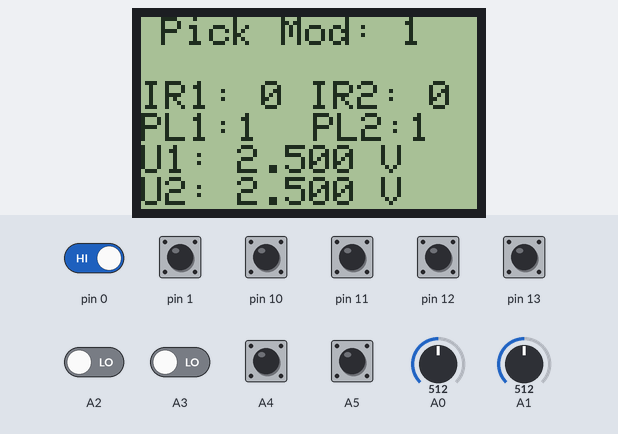
A sketch run on a simulated Arduino Uno, built with avr-gcc and run on an emulated ATmega328P. Parts: 84×48 one-colour display. The test bench sets the inputs (shaded band); at power-on: A4, A5, pin 0, pin 1, pin 10–13 HIGH, A2, A3 LOW, A0 = 512, A1 = 512.

Above: at 1.2 s.
1.3 s: pin 0 driven LOW
4.3 s: A0 set to 530
7.3 s: A1 set to 528
Timing chart, 0 to 10.3 s (numbered marks = the images above; inputs shaded):
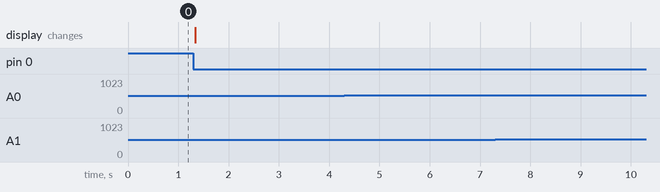

The sketch:

module2.ino
```cpp
/* Nối chân LCD NOKIA 5110
 *  RST   / CE    / DC    / DIN   / CLK   / VCC/LIGHT/ GND
 * PIN 6  / PIN 7 / PIN 5 / PIN 4 / PIN 3 / 5V /5V   / GND   */
/******************************************************************************************************************************************************************************************/
#include <PCD8544.h> // Thư viện của LCD
static PCD8544 lcd;

// Cảm biến dòng, áp: A0, A1
int adc;
double U;
double I;
// Cảm biến vật cản(sensor): A2, A3
// SW: A4, A5, 13, 12, 11, 10, 9, 8
int SL;
// Setup đổi menu
int dem;

void setup(){lcd.begin(84, 48);}

void loop(){
  if(dem==0){Menu1();}
  if(dem==1){Menu2();}
  if(digitalRead(1)==0){lcd.clear();dem++;}
  if(digitalRead(0)==0){lcd.clear();dem--;}
  if(dem<0){dem=1;}
  if(dem==2){dem=0;}
}
/******************************************************************************************************************************************************************************************/
void Menu1(){
  lcd.setCursor(5, 0);
  lcd.print("Pick Mod: ");
  lcd.print(digitalRead(13));
//Task1 - sensor1-2
  lcd.setCursor(0, 2);
  lcd.print("IR1: ");
  lcd.print(digitalRead(A2));
  lcd.print(" IR2: ");
  lcd.print(digitalRead(A3));
//Task2 - SW1-2
  lcd.setCursor(0, 3);
  lcd.print("PL1:");
  SL = digitalRead(A4);
  SW();
  lcd.setCursor(43, 3);
  lcd.print("PL2:");
  SL = digitalRead(A5);
  SW();
//Task3
  lcd.setCursor(0, 4);
  lcd.print("U1: ");
  adc = analogRead(A0);
  Doc();
  if(digitalRead(13)==0){U=0;}
  lcd.print(U,3);
  lcd.print(" V");
//Task4
  lcd.setCursor(0, 5);
  lcd.print("U2: ");
  adc = analogRead(A1);
  Doc();
  if(digitalRead(13)==0){U=0;}
  lcd.print(U,3);
  lcd.print(" V");
}
/******************************************************************************************************************************************************************************************/
void Menu2(){
  lcd.setCursor(5, 0);
  lcd.print("DUAL/QUAD ID");
//Task1
  lcd.setCursor(0, 2);
  lcd.print("I1: ");
  adc = analogRead(A0);
  Doc();
  if(I>0.903 || (digitalRead(12)==0 && digitalRead(11)==0 && digitalRead(10)==0)){I=0;}//0.902 //0.83 //0.73
  lcd.print(I,3);
  lcd.print(" A");
//Task2
  lcd.setCursor(0, 3);
  lcd.print("I2: ");
  adc = analogRead(A1);
  Doc();
  if(I>0.903 || (digitalRead(12)==0 && digitalRead(11)==0 && digitalRead(10)==0)){I=0;}//0.902 //0.83 //0.73
  lcd.print(I,3);
  lcd.print(" A");
//Task3
  lcd.setCursor(0, 4);
  lcd.print("IR1: ");
  lcd.print(digitalRead(A2));
//Task4
  lcd.setCursor(0, 5);
  lcd.print("IR2: ");
  lcd.print(digitalRead(A3));
}
/******************************************************************************************************************************************************************************************/
```

Doc.ino
```cpp
void Doc(){
  U = ( adc / 1024.0 ) * 5;

  if(digitalRead(13)==1){
  I = (( 2.5 - U ) * 0.525);}

  if(digitalRead(12)==1){
  I = (( 2.5 - U ) * 0.48);}

  if(digitalRead(11)==1){
  I = (( 2.5 - U ) * 0.435);}

  if(digitalRead(10)==1){
  I = (( 2.5 - U ) * 0.383);}
}
```

SW.ino
```cpp
void SW(){
  if(SL==0){lcd.print("LOW");}
  if(SL==1){lcd.print(SL);lcd.print("  ");}
}
```

Measured:
- after the input at 4.3 s, every drawn part: stays the same
- after the input at 7.3 s, every drawn part: stays the same
